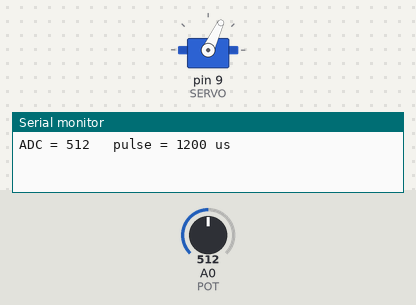
Simulated run of this program. Board: Arduino Uno, built with avr-gcc and run on an emulated ATmega328P. Parts: servo, the last lines printed to the serial monitor. Wiring (inferred from the names in the program): servo: signal pin 9. The test bench sets the inputs (shaded band); at power-on: A0 (POT) = 512. Servo pulses on a pin are drawn as a servo (544–2400 µs = 0–180°).

Above: at 9.7 s.
9.8 s: A0 (POT) set to 1023
At 10.2 s:
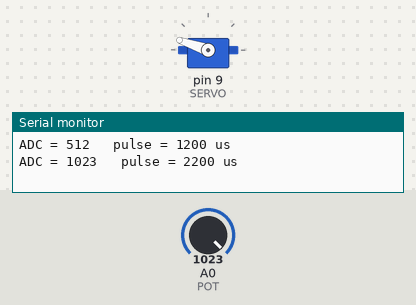
11.3 s: A0 (POT) set to 900
At 12.5 s:
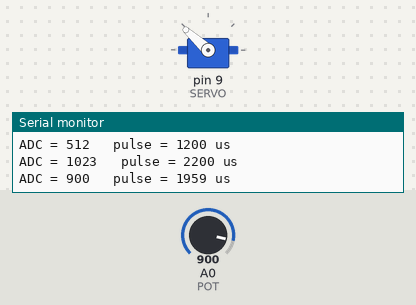
12.8 s: A0 (POT) set to 716
At 13.8 s:
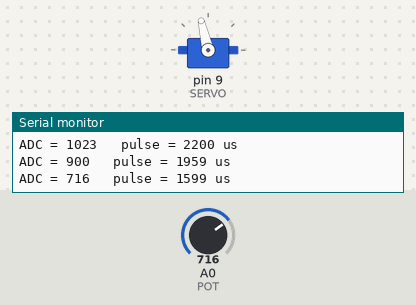
14.3 s: A0 (POT) set to 306
At 15.0 s:
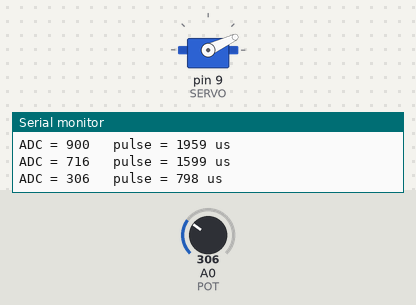
15.8 s: A0 (POT) set to 122
At 17.0 s:
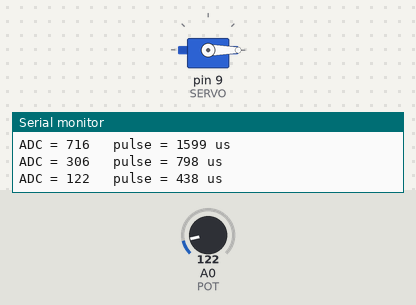
Timing chart, 0 to 18.3 s (numbered marks = the images above; inputs shaded):
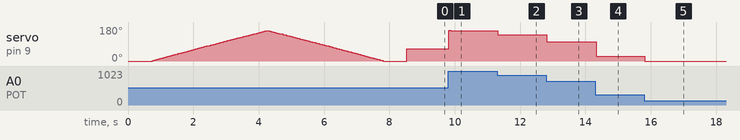

Measured:
- after the input at 9.8 s, servo on pin 9 (SERVO): 65° → 161° at once
- after the input at 11.3 s, servo on pin 9 (SERVO): 161° → 138° at once
- after the input at 12.8 s, servo on pin 9 (SERVO): 138° → 103° at once
- after the input at 14.3 s, servo on pin 9 (SERVO): 103° → 25° at once
- after the input at 15.8 s, servo on pin 9 (SERVO): 25° → 0° at once

The program:

main.cpp
```cpp
/*=======================================================*/
// Servo_Bitbang : 서보 신호를 GPIO 로 직접 만든다
//
// 교재 7장 실습 7-3. 서보는 PWM 신호 자체를 입력으로 받는다. 그런데
// analogWrite 의 주기(약 2 ms)는 서보가 원하는 주기(15~25 ms)와 맞지 않는다.
// 그래서 여기서는 핀을 손으로 올리고 내려 펄스를 만든다.
//
// 핵심 : 받는 쪽은 그 펄스를 하드웨어가 만들었는지 GPIO 가 만들었는지 모른다.
// 규칙만 맞으면 된다. 그래서 analogWrite 가 되는 핀이 아니어도 상관없다.
//
// 서보 신호 규격
//   주기      : 15~25 ms (정밀하지 않다. 이 범위면 동작한다)
//   High 폭   : 약 0.5 ms -> 0도,  1.5 ms -> 90도,  2.5 ms -> 180도
//   제품에 따라 0.2~2.2 ms 인 것도 있다. 최소·최대 폭은 직접 찾아 보정한다.
//
// 연결
//   서보 빨강 : 5V     (전류가 크면 외부 전원을 쓴다)
//   서보 갈색 : GND
//   서보 노랑 : 9번 핀 (analogWrite 를 쓰지 않으므로 8번 같은 일반 핀도 된다)
//   가변저항 와이퍼 : A0
//
// 엄밀하게는 Low 시간 = 20 ms - High 시간이어야 주기가 고정된다. High 가 짧아
// 오차가 10 % 정도라서 이 예제는 Low 를 20 ms 로 고정했다. 그래도 동작한다.
// delayMicroseconds 는 약 16,383 µs 까지만 정확하므로 20 ms 대기는 delay(20) 을 쓴다.
//
// 선행 학습 : 07_PWM/16_PWM_ADC      다음 단계 : 10_Servo1 (라이브러리판)
/*=======================================================*/
#include <Arduino.h>

const uint8_t SERVO = 9;
const uint8_t POT   = A0;

// 이 제품의 최소·최대 펄스 폭. 각도가 안 맞으면 이 두 값을 보정한다.
const int PULSE_MIN = 200;    // µs, 0도
const int PULSE_MAX = 2200;   // µs, 180도

// 펄스 한 발을 내보낸다
void sendPulse(int widthUs)
{
  digitalWrite(SERVO, HIGH);
  delayMicroseconds(widthUs);
  digitalWrite(SERVO, LOW);
  delay(20);                  // 다음 펄스까지 약 20 ms 쉰다
}

void setup()
{
  pinMode(SERVO, OUTPUT);
  digitalWrite(SERVO, LOW);   // 출력을 정해진 상태로 시작한다
  Serial.begin(9600);

  // 0도에서 180도까지, 다시 0도로 한 번 쓸어 본다
  for (int w = PULSE_MIN; w <= PULSE_MAX; w += 10) sendPulse(w);
  for (int w = PULSE_MAX; w >= PULSE_MIN; w -= 10) sendPulse(w);
}

void loop()
{
  int adc = analogRead(POT);
  int width = map(adc, 0, 1023, PULSE_MIN, PULSE_MAX);

  sendPulse(width);

  static int prev = -1;
  if (abs(width - prev) > 20) {        // 조금 움직인 것은 찍지 않는다
    Serial.print("ADC = ");
    Serial.print(adc);
    Serial.print("   pulse = ");
    Serial.print(width);
    Serial.println(" us");
    prev = width;
  }
}
```
